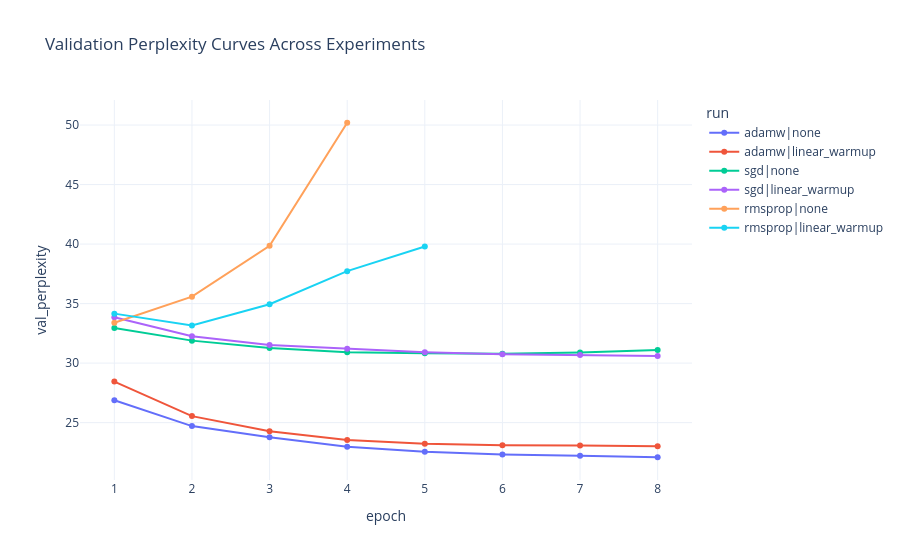

Notebook code cell kept with this figure:
### Code cell
fig_ppl = px.line(
    curve_df,
    x="epoch",
    y="val_perplexity",
    color="run",
    markers=True,
    title="Validation Perplexity Curves Across Experiments",
)
fig_ppl.update_layout(template="plotly_white")
fig_ppl

### Figure 1 — Plotly figure (JSON) as saved in the notebook; plotly's stock layout.template omitted (floating-point values rounded to 4 significant figures)
{"data": [{"hovertemplate": "run=adamw|none<br>epoch=%{x}<br>val_perplexity=%{y}<extra></extra>", "legendgroup": "adamw|none", "line": {"color": "#636efa", "dash": "solid"}, "marker": {"symbol": "circle"}, "mode": "lines+markers", "name": "adamw|none", "orientation": "v", "showlegend": true, "type": "scatter", "x": [1, 2, 3, 4, 5, 6, 7, 8], "xaxis": "x", "y": [26.88, 24.71, 23.77, 22.97, 22.55, 22.33, 22.21, 22.09], "yaxis": "y"}, {"hovertemplate": "run=adamw|linear_warmup<br>epoch=%{x}<br>val_perplexity=%{y}<extra></extra>", "legendgroup": "adamw|linear_warmup", "line": {"color": "#EF553B", "dash": "solid"}, "marker": {"symbol": "circle"}, "mode": "lines+markers", "name": "adamw|linear_warmup", "orientation": "v", "showlegend": true, "type": "scatter", "x": [1, 2, 3, 4, 5, 6, 7, 8], "xaxis": "x", "y": [28.44, 25.55, 24.28, 23.54, 23.23, 23.09, 23.07, 23.02], "yaxis": "y"}, {"hovertemplate": "run=sgd|none<br>epoch=%{x}<br>val_perplexity=%{y}<extra></extra>", "legendgroup": "sgd|none", "line": {"color": "#00cc96", "dash": "solid"}, "marker": {"symbol": "circle"}, "mode": "lines+markers", "name": "sgd|none", "orientation": "v", "showlegend": true, "type": "scatter", "x": [1, 2, 3, 4, 5, 6, 7, 8], "xaxis": "x", "y": [32.95, 31.89, 31.27, 30.9, 30.83, 30.79, 30.88, 31.1], "yaxis": "y"}, {"hovertemplate": "run=sgd|linear_warmup<br>epoch=%{x}<br>val_perplexity=%{y}<extra></extra>", "legendgroup": "sgd|linear_warmup", "line": {"color": "#ab63fa", "dash": "solid"}, "marker": {"symbol": "circle"}, "mode": "lines+markers", "name": "sgd|linear_warmup", "orientation": "v", "showlegend": true, "type": "scatter", "x": [1, 2, 3, 4, 5, 6, 7, 8], "xaxis": "x", "y": [33.86, 32.25, 31.51, 31.2, 30.91, 30.75, 30.68, 30.6], "yaxis": "y"}, {"hovertemplate": "run=rmsprop|none<br>epoch=%{x}<br>val_perplexity=%{y}<extra></extra>", "legendgroup": "rmsprop|none", "line": {"color": "#FFA15A", "dash": "solid"}, "marker": {"symbol": "circle"}, "mode": "lines+markers", "name": "rmsprop|none", "orientation": "v", "showlegend": true, "type": "scatter", "x": [1, 2, 3, 4], "xaxis": "x", "y": [33.39, 35.58, 39.86, 50.19], "yaxis": "y"}, {"hovertemplate": "run=rmsprop|linear_warmup<br>epoch=%{x}<br>val_perplexity=%{y}<extra></extra>", "legendgroup": "rmsprop|linear_warmup", "line": {"color": "#19d3f3", "dash": "solid"}, "marker": {"symbol": "circle"}, "mode": "lines+markers", "name": "rmsprop|linear_warmup", "orientation": "v", "showlegend": true, "type": "scatter", "x": [1, 2, 3, 4, 5], "xaxis": "x", "y": [34.16, 33.16, 34.94, 37.73, 39.8], "yaxis": "y"}], "layout": {"legend": {"title": {"text": "run"}, "tracegroupgap": 0}, "title": {"text": "Validation Perplexity Curves Across Experiments"}, "xaxis": {"anchor": "y", "domain": [0, 1], "title": {"text": "epoch"}}, "yaxis": {"anchor": "x", "domain": [0, 1], "title": {"text": "val_perplexity"}}}}
